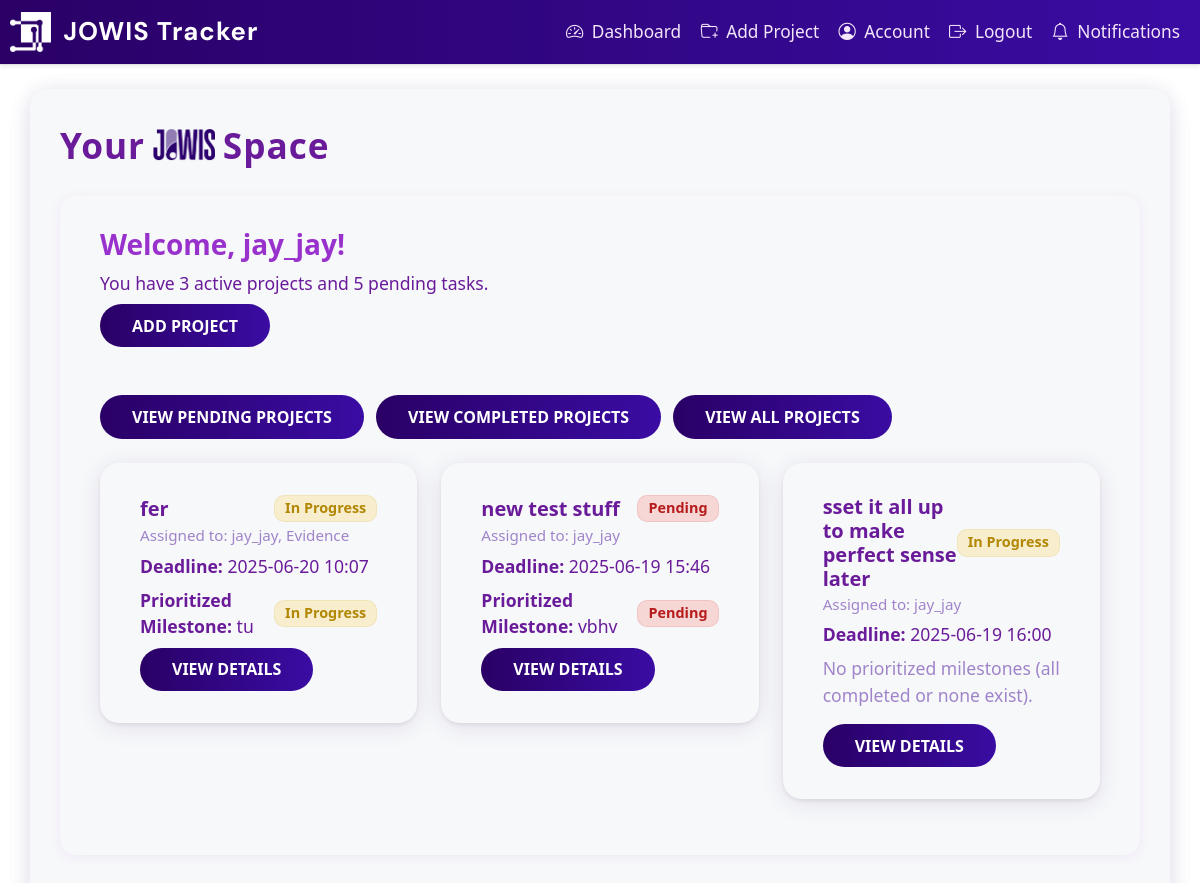
Page /dashboard (signed in) on the earlier database version.
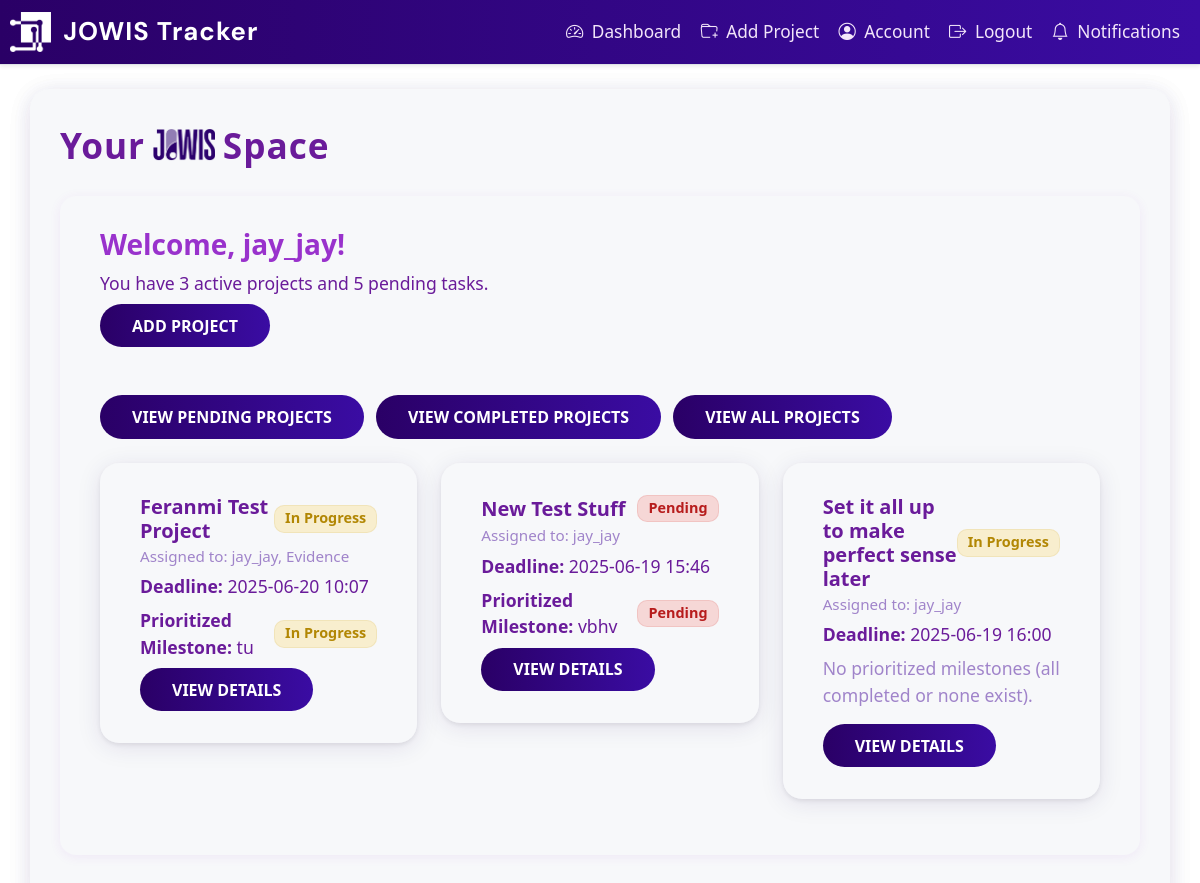
Same page on the later database version.
### app/dbmodels.py (models this page shows, shortened)
class User(db.Model, UserMixin):
    id = db.Column(db.Integer, primary_key=True)
    username = db.Column(db.String(150), unique=True, nullable=False)
    email = db.Column(db.String(150), unique=True, nullable=False)
    password_hash = db.Column(db.String(150), nullable=False)
    tasks = db.relationship("Task", backref="assigned_to", cascade='all, delete-orphan',passive_deletes=True)
    role = db.Column(db.String(50), nullable=False, default="employee") # or admin
    must_change_password = db.Column(db.Boolean, default=True)
    projects = db.relationship(
        'Project',
        secondary=project_users,
        back_populates='users'
    )
    reset_code = db.Column(db.String(8), nullable=True)
    reset_code_expiry = db.Column(db.DateTime, nullable=True)

class Project(db.Model):
    id = db.Column(db.Integer, primary_key=True)
    title = db.Column(db.String(150), nullable=False)
    description = db.Column(db.Text, nullable=False)
    tasks = db.relationship("Task", backref="project", cascade="all, delete-orphan", passive_deletes=True)
    milestones = db.relationship("Milestone", backref="project", cascade="all, delete-orphan", passive_deletes=True)
    deadline = db.Column(db.DateTime, nullable=False, default = datetime.now(timezone.utc)) # default to current time in UTC
    status = db.Column(db.String(20), nullable=False, default="Pending")
    comment = db.Column(db.Text, nullable=True)
    users = db.relationship(
        'User',
        secondary=project_users,
        back_populates='projects'
    )

class Milestone(db.Model):
    id = db.Column(db.Integer, primary_key=True)
    name = db.Column(db.String(140), nullable=False)
    deadline = db.Column(db.DateTime, nullable=False)
    project_id = db.Column(db.Integer, db.ForeignKey("project.id", ondelete="CASCADE"), nullable=False) # ondelete="CASCADE" ensures that if a project is deleted, its milestones are also deleted
    tasks = db.relationship("Task", backref="milestone", lazy="dynamic")
    status = db.Column(db.String(20), nullable=False, default="Pending")

### app/routes.py (the view)
@main.route("/dashboard")
@login_required
def dashboard():
    show_completed = request.args.get('show_completed')
    show_all = request.args.get('show_all')
    show_pending = request.args.get('show_pending')
    if show_all:
        if current_user.role == "admin":
            projects = Project.query.all()
        else:
            projects = current_user.projects
    elif show_completed:
        if current_user.role == "admin":
            projects = Project.query.filter_by(status='Completed').all()
        else:
            projects = [p for p in current_user.projects if p.status == 'Completed']
    elif show_pending:
        if current_user.role == "admin":
            projects = Project.query.filter(Project.status != 'Completed').all()
        else:
            projects = [p for p in current_user.projects if p.status != 'Completed']
    else:
        if current_user.role == "admin":
            projects = Project.query.filter(Project.status != 'Completed').all()
        else:
            projects = [p for p in current_user.projects if p.status != 'Completed']
    pending_invites = ProjectInvite.query.filter_by(email=current_user.email, accepted=False).all()
    if current_user.role == "admin":
        active_count = Project.query.filter(Project.status != 'Completed').count()
        pending_tasks = Milestone.query.filter(Milestone.status != 'Completed').count()
    else:
        active_count = len([p for p in current_user.projects if p.status != 'Completed'])
        pending_tasks = sum(
            1 for p in current_user.projects for m in p.milestones if m.status != 'Completed'
        )
    return render_template(
        "dashboard.html",
        projects=projects,
        pending_invites=pending_invites,
        active_count=active_count,
        pending_tasks=pending_tasks
    )

### app/__init__.py (called while the page is built)
def create_app():
    app= Flask(__name__)
    app.config.from_object("config.Config") # load app config from config.py
    db.init_app(app)
    migrate.init_app(app, db)
    login_manager.init_app(app)
    mail.init_app(app)
    scheduler.init_app(app)
    scheduler.start()
    from . import jobs  # <-- Import jobs to register them
    from .admin import init_admin
    init_admin(app)
    login_manager.login_view = "main.login"
    login_manager.login_message_category ="info"
    from .dbmodels import User
    @login_manager.user_loader
    def load_user(user_id):
        return User.query.get(int(user_id))
    from .routes import main
    app.register_blueprint(main)
    return app

### app/templates/dashboard.html (shortened to what this page needs)
{% extends "base.html" %} {% block content %}
<div class="container mt-4">
  <div class="d-flex align-items-center mb-4" style="gap: 0.5rem;">
    <span class="dashboard-header" style="margin-bottom: 0;">Your</span>
    <img
      src="{{ url_for('static', filename='img/Jowis.png') }}"
      alt="Jowis Logo"
      style="height: 2.2rem; width: auto; margin-bottom: 0.2rem;"
    />
    <span class="dashboard-header" style="margin-bottom: 0;">Space</span>
  </div>
  <div class="dashboard-info mb-4">
    <h3 class="text-lg font-bold">Welcome, {{ current_user.username }}!</h3>
    <p class="text-sm text-blue-700">
      You have {{ active_count }} active {{ 'project' if active_count == 1 else
      'projects' }} and {{ pending_tasks }} pending {{ 'task' if pending_tasks
      == 1 else 'tasks' }}.
    </p>
    <a href="{{ url_for('main.add_project') }}" class="btn btn-primary mb-4"
      >Add Project</a
    >
    <div class="flex flex-wrap gap-4 mt-4 mb-4">
      <a
        href="{{ url_for('main.dashboard', show_pending=1) }}"
        class="btn btn-outline-secondary"
        >View Pending Projects</a
      >
      <a
        href="{{ url_for('main.dashboard', show_completed=1) }}"
        class="btn btn-outline-success ms-2"
        >View Completed Projects</a
      >
      <a
        href="{{ url_for('main.dashboard', show_all=1) }}"
        class="btn btn-outline-primary ms-2"
        >View All Projects</a
      >
    </div>
    <div class="row">
      {% for project in projects %}
      <div class="col-md-4">
        <div class="card mb-4 shadow-sm">
          <div class="card-body">
            <div class="d-flex justify-content-between align-items-center mb-2">
              <h5 class="card-title mb-0">{{ project.title }}</h5>
              {% if project.status == 'Completed' %}
                <span class="badge bg-success">{{ project.status }}</span>
              {% elif project.status == 'Pending' %}
                <span class="badge bg-danger">{{ project.status }}</span>
              {% elif project.status == 'In Progress' %}
                <span class="badge bg-warning text-dark">{{ project.status }}</span>
              {% else %}
                <span class="badge bg-secondary">Unknown</span>
              {% endif %}
            </div>
            <h6 class="card-subtitle mb-2 text-muted">
              Assigned to: {% for user in project.users %} {{ user.username }}{% if not loop.last %}, {% endif %} {% endfor %}
            </h6>
            <p>
              <strong>Deadline:</strong> {{ project.deadline.strftime('%Y-%m-%d %H:%M') if project.deadline else 'N/A' }}
            </p>
            {% set incomplete_milestones = project.milestones |
            selectattr('status', 'ne', 'Completed') | sort(attribute='deadline')
            | list %} {% if incomplete_milestones %} {% set urgent =
            incomplete_milestones[0] %}
            <div class="d-flex justify-content-between align-items-center">
              <p class="mb-0">
                <strong>Prioritized Milestone:</strong> {{ urgent.name }}
              </p>
              {% if urgent.status == 'Pending' %}
                <span class="badge bg-danger ms-2">{{ urgent.status }}</span>
              {% elif urgent.status == 'In Progress' %}
                <span class="badge bg-warning text-dark ms-2">{{ urgent.status }}</span>
              {% else %}
                <span class="badge bg-secondary ms-2">Unknown</span>
              {% endif %}
            </div>
            {% else %}
            <p class="text-muted">
              No prioritized milestones (all completed or none exist).
            </p>
            {% endif %}
            <a
              href="{{ url_for('main.project_detail', project_id=project.id) }}"
              class="btn btn-primary btn-sm mt-2"
              >View Details</a
            >
          </div>
        </div>
      </div>
      {% endfor %}
    </div>
  </div>
  {% endblock %}

### app/templates/base.html (shortened to what this page needs)
<!DOCTYPE html>
<html lang="en">
  <head>
    <link
      href="https://cdn.jsdelivr.net/npm/bootstrap@5.3.0/dist/css/bootstrap.min.css"
      rel="stylesheet"
    />
     <link
      rel="stylesheet"
      href="{{ url_for('static', filename='style.css') }}"
    />
     <link
      rel="stylesheet"
      href="{{ url_for('static', filename='custom.css') }}"
    />
    <link
      rel="stylesheet"
      href="https://cdn.jsdelivr.net/npm/bootstrap-icons@1.10.5/font/bootstrap-icons.css"
    />
  </head>
  <body class="bg-light">
    {% include "_navbar.html" %}
    <div class="container p-0">
       {% block content %}{% endblock %}
    </div>
  </body>
  </html>

### app/templates/_navbar.html (shortened to what this page needs)
<nav class="navbar navbar-expand-lg custom-navbar border-bottom shadow-sm mb-4">
  <img
    class="logo img-fluid"
    src="{{ url_for('static', filename='img/jowis-logo2.png') }}"
    alt="Logo"
    style="max-height: 40px; width: auto"
  />
  <div class="container-fluid">
    <a class="navbar-brand fw-bold" href="{{ url_for('main.dashboard') }}">
      JOWIS Tracker
    </a>
    <div class="collapse navbar-collapse justify-content-end" id="navbarNav">
      <ul class="navbar-nav">
        <li class="nav-item">
          <a class="nav-link" href="{{ url_for('main.go_dashboard') }}">
            <i class="bi bi-speedometer2 me-1"></i> Dashboard
          </a>
        </li>
        <li class="nav-item">
          <a class="nav-link" href="{{ url_for('main.add_project') }}">
            <i class="bi bi-folder-plus me-1"></i> Add Project
          </a>
        </li>
        <li class="nav-item">
          <a class="nav-link" href="{{ url_for('main.account') }}">
            <i class="bi bi-person-circle me-1"></i> Account
          </a>
        </li>
        <li class="nav-item">
          <a class="nav-link" href="#" data-bs-toggle="modal" data-bs-target="#logoutModal" onclick="event.preventDefault();">
            <i class="bi bi-box-arrow-right me-1"></i> Logout
          </a>
        </li>
        <li class="nav-item">
          <a class="nav-link" href="{{ url_for('main.notifications') }}">
            <i class="bi bi-bell me-1"></i> Notifications {% set unread =
          </a>
        </li>
      </ul>
    </div>
  </div>
</nav>

### app/static/style.css (style rules this page uses)
body { background: #fff !important; font-family: "Segoe UI", Tahoma, Geneva, Verdana, sans-serif; color: #333; margin: 0; padding: 0; }
.card, .card-body, .card-header.bg-primary, .signup-container, .signup-container-1, .form-container, .container-login, .container-signup { background: #f7f8fa !important; border-radius: 1.2rem; box-shadow: 0 4px 24px rgba(42, 0, 102, 0.08); border: none; }
.custom-navbar { background: linear-gradient(90deg, #2a0066 0%, #3a0ca3 100%); min-height: 64px; border-radius: 0 0 1rem 1rem; box-shadow: 0 2px 12px rgba(42, 0, 102, 0.08); }
.btn, input[type="submit"], .submit, .btn-primary, .btn-outline-primary, .button { background: linear-gradient(90deg, #2a0066 0%, #3a0ca3 100%); color: #fff !important; border: none; transition: background 0.2s; }
body, body.bg-light, body.bg-gradient, body.bg-purple, body.bg-pink { background: #fff !important; }
.dashboard-info { background: #f0f4ff !important; border-radius: 1rem; padding: 2rem 2.5rem; margin-bottom: 2rem; box-shadow: 0 2px 12px rgba(33, 150, 243, 0.08); }
.container, .container-login, .container-signup, .signup-container, .signup-container-1, .form-container { background: #f7f8fa !important; box-shadow: 0 4px 24px rgba(42, 0, 102, 0.08); border-radius: 1.2rem; }
body { font-family: "Segoe UI", Tahoma, Geneva, Verdana, sans-serif; background-color: #f0f2f5; margin: 0; }
a { color: #007bff; text-decoration: none; }
body { background-color: #f2f2f2; font-family: Arial, sans-serif; margin: 0; }
body { background-color: #f4f6f8; font-family: "Segoe UI", Tahoma, Geneva, Verdana, sans-serif; color: #333; margin: 0; padding: 0; }
.container { padding: 30px; border-radius: 12px; }
body { font-family: "Segoe UI", Tahoma, Geneva, Verdana, sans-serif; background-color: #f4f6f8; margin: 0; }
.logo { display: block; margin: 0 auto; max-width: 20rem; height: 5rem; padding-left: 10px; }
.logo { height: 50px; width: 120px; }
.dashboard-header { font-size: 2.2rem; font-weight: 700; color: #1a237e; letter-spacing: 1px; margin-bottom: 1.5rem; }
.dashboard-info { background: linear-gradient(90deg, #e3f2fd 0%, #bbdefb 100%); border-radius: 1rem; padding: 2rem 2.5rem; margin-bottom: 2rem; box-shadow: 0 2px 12px rgba(33, 150, 243, 0.08); }
.dashboard-info h3 { color: #1565c0; font-weight: 600; margin-bottom: 0.5rem; }
.dashboard-info p { color: #1976d2; font-size: 1.1rem; margin-bottom: 0.5rem; }
.card { border: none; border-radius: 1rem; box-shadow: 0 2px 12px rgba(33, 150, 243, 0.08); transition: transform 0.15s, box-shadow 0.15s; background: #fff; }
.card-title { color: #880da1; font-weight: 600; }
.card-subtitle { color: #546e7a; font-size: 0.95rem; }
.badge { align-items: center; font-size: 0.9em; padding: 0.4em 0.7em; border-radius: 0.7em; }
.btn-primary, .btn-outline-primary { background: linear-gradient(90deg, #ad19d2 0%, #9042f5 100%); border: none; color: #fff; font-weight: 500; transition: background 0.2s; }
.btn-outline-secondary, .btn-outline-success { border-radius: 2em; font-weight: 500; }
.text-muted { color: #90a4ae !important; }
body { background: linear-gradient(120deg, #e3e6fd 0%, #cebbfb 100%); }
.custom-navbar { background: linear-gradient(90deg, #9119d2 0%, #8442f5 100%); min-height: 100px; box-shadow: 0 2px 12px rgba(33, 150, 243, 0.08); }
.custom-navbar .navbar-brand { color: #fff !important; font-size: 1.6rem; letter-spacing: 1px; display: flex; align-items: center; }
.custom-navbar .nav-link { color: #e3f2fd !important; font-weight: 500; font-size: 1.08rem; transition: color 0.2s, background 0.2s; border-radius: 0.5rem; padding: 0.5rem 1rem; margin-left: 0.2rem; }
.card { border-radius: 1.2rem; box-shadow: 0 4px 24px rgba(33, 150, 243, 0.1); border: none; background: #fff; }
.card-body { padding: 2rem 2.5rem; }
.btn, input[type="submit"] { border-radius: 2em; font-weight: 600; padding: 0.6em 2em; background: linear-gradient(90deg, #5d19d2 0%, #7842f5 100%); color: #fff; border: none; transition: background 0.2s; }

Differences in the rows shown:
changed Project: title "fer" → "Feranmi Test Project"
changed Project "Pending": title "new test stuff" → "New Test Stuff"
changed Project: title "sset it all up to make perfect sense later" → "Set it all up to make perfect sense later"
